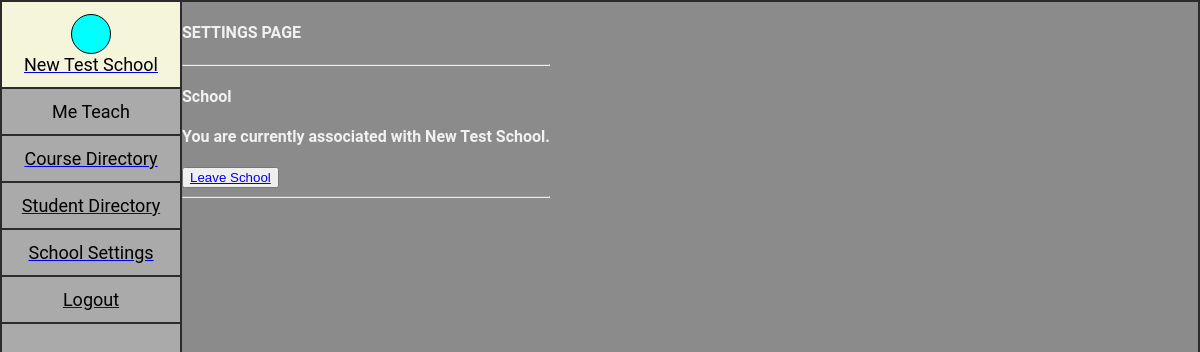
Before: /settings (signed in) with the older database file.
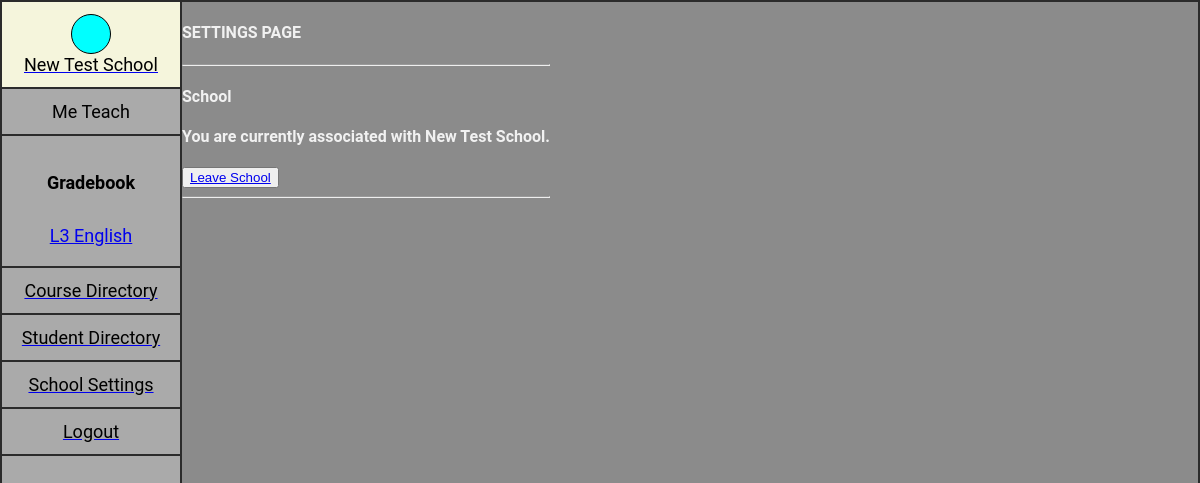
After: the same page with the newer database file.
### app/models.py (models this page shows, shortened)
class Course(models.Model):
    school = models.ForeignKey('School', on_delete=models.CASCADE, related_name='facility', null=False)
    teacher = models.ForeignKey('User', on_delete=models.SET_NULL, related_name='teacher', null=True, blank=True)
    added_by = models.ForeignKey('User', on_delete=models.CASCADE, related_name='course_added_by', null=True, blank=True)
    name = models.CharField(max_length=64, blank=False, null=True) #name of class
    subject = models.CharField(max_length=128, blank=False) #subject of class
    grade_type = models.BooleanField(default=0, blank=False) #used to set grading system
    code = models.CharField(max_length=128, blank=True, null=True) #class identifer or differentiator(if any)
    level = models.CharField(max_length=24, blank=True, null=True)
    description = models.TextField(max_length=512, blank=True, null=True)
    online = models.BooleanField(default=False, blank=True, null=True) #if course is online(true) or inperson (false)
    location = models.CharField(max_length=128, blank=True, null=True) #physical location of class if any
    students = models.PositiveIntegerField(blank=True, null=True, default=0)
    start_date = models.DateField(auto_now_add=False, blank=True, null=True)
    end_date = models.DateField(auto_now_add=False, blank=True, null=True)
    start_time = models.TimeField(blank=True, default='0:0:0')
    end_time = models.TimeField(blank=True, default='0:0:0')
    timestamp = models.DateTimeField(auto_now_add=True)

### app/views.py (the view)
# urls.py: path("settings", views.settings, name="settings"),
@csrf_exempt
@login_required
def settings(request):
    user = request.user
    if user.school:
        courses = Course.objects.filter(teacher=user.id).order_by('start_time')
        if user == user.school.master:
            admins = user.school.admins.all()
            return render(request, "app/settings.html", {'courses': courses})
        else:
            return render(request, "app/settings.html", {'courses': courses})
    else:
        return HttpResponseRedirect(reverse("setupSchool"))

### app/models.py (called while the page is built)
    def __str__(self):
        return f"{self.name}"

### app/templates/app/settings.html (shortened to what this page needs)
{% extends 'app/layout.html' %}
{% load static %}
{% block body %}
<body>
    <h4>SETTINGS PAGE</h4>
        <hr>
        <h4>School</h4>
        <h4>You are currently associated with {{user.school}}. </h4>
        {% if user == user.school.master %}
        <button type="link">
            <a id="delete_school" href="{% url 'deleteSchool' %}">Delete School</a>
        </button>
        {% else %}
        <button type="link">
            <a id="leave_school" href="{% url 'leaveSchool' %}">Leave School</a>
        </button>
        {% endif %}
        <hr>
</body>
{% endblock %}

### app/templates/app/layout.html (shortened to what this page needs)
{% load static %}
<!DOCTYPE html>
<html>
    <head>
        <link href="{% static 'app/styles.css' %}" rel="stylesheet">
    </head>
    <div class="row">
        <div class="frame">
            {% if request.user.is_authenticated %}
                <div class="nav-line" id="nav-line">
                    {% if user.school %}
                    <a href="{% url 'index' %}">
                    <div class="nav-block" id="schoolBlock">
                        <div class="nav-img"></div>
                        <div>{{ user.school.name }}</div>
                    </div>
                    </a>
                    {% endif %}
                    <div class="nav-block" id="teacherBlock">
                        <div>{{ user.first_name }} {{user.last_name}}</div>
                    </div>
                    {% if user.school %}
                        {% if user.is_teacher and courses %}
                        <div class="nav-block" id="gradebook-block">
                            <h4>Gradebook</h4>
                            {% for course in courses %}
                            <a href="{% url 'gradebook' course.code %}" class="nav-dropdown-item">{{ course.name }} {{course.subject}}</a>
                            {% endfor %}
                        </div>
                        {% endif %}
                        {% if user.is_admin %}
                        <a class="button" href="{% url 'courses' 'school' %}">
                            <div class="nav-block" id="CoursesBlock">Course Directory</div>
                        </a>
                        <a class="button" href="{% url 'students' 'school' %}">
                            <div class="nav-block">Student Directory</div>
                        </a>
                        <a class="button" href="{% url 'settings' %}">
                            <div class="nav-block" id="settingsBlock">School Settings</div>
                        </a>
                        {% endif %}
                    {% endif %}
                    <a class="button" href="{% url 'logout' %}">
                        <div class="nav-block" >Logout</div>
                    </a>
                </div>
            {% endif %}
            <main>
                {% block body %}
                {% endblock %}
            </main>
        </div>
    </div>
</html>

Changed rows visible on the page:
added Course: name "L3", subject "English"
Other visible differences:
text now shown: "Gradebook"
